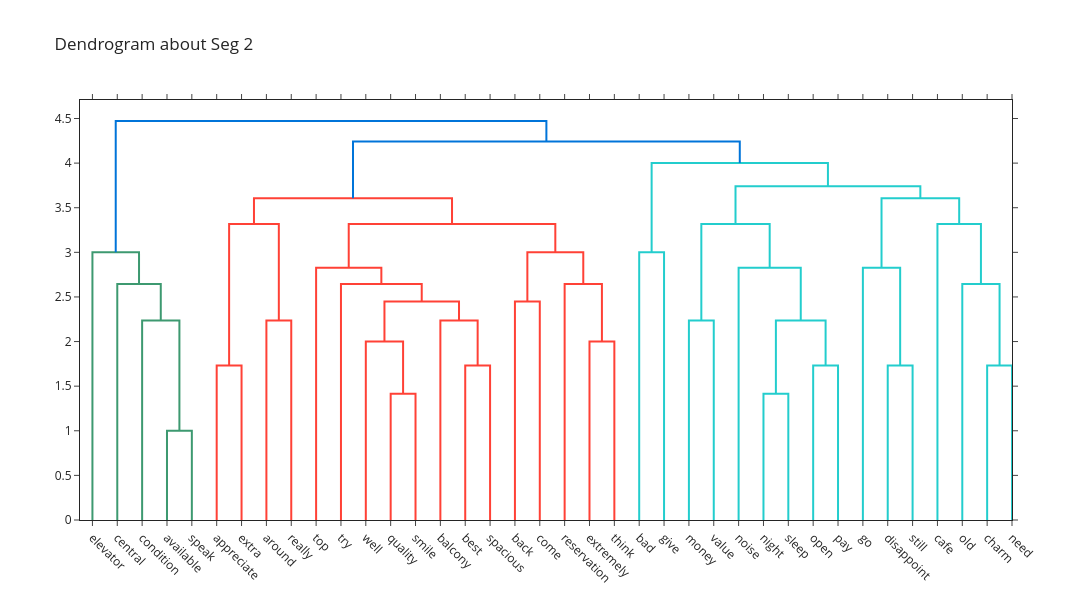

The notebook cell this image was saved under:
### Code cell
selector.visualize_topic_seg(2, k = 3, cut = 0.9).update_layout(width=1200, height=600, xaxis_tickangle = 45)

### Figure 1 — Plotly figure (JSON) as saved in the notebook; plotly's stock layout.template omitted (floating-point values rounded to 4 significant figures)
{"data": [{"hoverinfo": "text", "marker": {"color": "rgb(61,153,112)"}, "mode": "lines", "type": "scatter", "x": [35.0, 35.0, 45.0, 45.0], "xaxis": "x", "y": [0.0, 1.0, 1.0, 0.0], "yaxis": "y"}, {"hoverinfo": "text", "marker": {"color": "rgb(61,153,112)"}, "mode": "lines", "type": "scatter", "x": [25.0, 25.0, 40.0, 40.0], "xaxis": "x", "y": [0.0, 2.236, 2.236, 1.0], "yaxis": "y"}, {"hoverinfo": "text", "marker": {"color": "rgb(61,153,112)"}, "mode": "lines", "type": "scatter", "x": [15.0, 15.0, 32.5, 32.5], "xaxis": "x", "y": [0.0, 2.646, 2.646, 2.236], "yaxis": "y"}, {"hoverinfo": "text", "marker": {"color": "rgb(61,153,112)"}, "mode": "lines", "type": "scatter", "x": [5.0, 5.0, 23.75, 23.75], "xaxis": "x", "y": [0.0, 3.0, 3.0, 2.646], "yaxis": "y"}, {"hoverinfo": "text", "marker": {"color": "rgb(255,65,54)"}, "mode": "lines", "type": "scatter", "x": [55.0, 55.0, 65.0, 65.0], "xaxis": "x", "y": [0.0, 1.732, 1.732, 0.0], "yaxis": "y"}, {"hoverinfo": "text", "marker": {"color": "rgb(255,65,54)"}, "mode": "lines", "type": "scatter", "x": [75.0, 75.0, 85.0, 85.0], "xaxis": "x", "y": [0.0, 2.236, 2.236, 0.0], "yaxis": "y"}, {"hoverinfo": "text", "marker": {"color": "rgb(255,65,54)"}, "mode": "lines", "type": "scatter", "x": [60.0, 60.0, 80.0, 80.0], "xaxis": "x", "y": [1.732, 3.317, 3.317, 2.236], "yaxis": "y"}, {"hoverinfo": "text", "marker": {"color": "rgb(255,65,54)"}, "mode": "lines", "type": "scatter", "x": [125.0, 125.0, 135.0, 135.0], "xaxis": "x", "y": [0.0, 1.414, 1.414, 0.0], "yaxis": "y"}, {"hoverinfo": "text", "marker": {"color": "rgb(255,65,54)"}, "mode": "lines", "type": "scatter", "x": [115.0, 115.0, 130.0, 130.0], "xaxis": "x", "y": [0.0, 2.0, 2.0, 1.414], "yaxis": "y"}, {"hoverinfo": "text", "marker": {"color": "rgb(255,65,54)"}, "mode": "lines", "type": "scatter", "x": [155.0, 155.0, 165.0, 165.0], "xaxis": "x", "y": [0.0, 1.732, 1.732, 0.0], "yaxis": "y"}, {"hoverinfo": "text", "marker": {"color": "rgb(255,65,54)"}, "mode": "lines", "type": "scatter", "x": [145.0, 145.0, 160.0, 160.0], "xaxis": "x", "y": [0.0, 2.236, 2.236, 1.732], "yaxis": "y"}, {"hoverinfo": "text", "marker": {"color": "rgb(255,65,54)"}, "mode": "lines", "type": "scatter", "x": [122.5, 122.5, 152.5, 152.5], "xaxis": "x", "y": [2.0, 2.449, 2.449, 2.236], "yaxis": "y"}, {"hoverinfo": "text", "marker": {"color": "rgb(255,65,54)"}, "mode": "lines", "type": "scatter", "x": [105.0, 105.0, 137.5, 137.5], "xaxis": "x", "y": [0.0, 2.646, 2.646, 2.449], "yaxis": "y"}, {"hoverinfo": "text", "marker": {"color": "rgb(255,65,54)"}, "mode": "lines", "type": "scatter", "x": [95.0, 95.0, 121.2, 121.2], "xaxis": "x", "y": [0.0, 2.828, 2.828, 2.646], "yaxis": "y"}, {"hoverinfo": "text", "marker": {"color": "rgb(255,65,54)"}, "mode": "lines", "type": "scatter", "x": [175.0, 175.0, 185.0, 185.0], "xaxis": "x", "y": [0.0, 2.449, 2.449, 0.0], "yaxis": "y"}, {"hoverinfo": "text", "marker": {"color": "rgb(255,65,54)"}, "mode": "lines", "type": "scatter", "x": [205.0, 205.0, 215.0, 215.0], "xaxis": "x", "y": [0.0, 2.0, 2.0, 0.0], "yaxis": "y"}, {"hoverinfo": "text", "marker": {"color": "rgb(255,65,54)"}, "mode": "lines", "type": "scatter", "x": [195.0, 195.0, 210.0, 210.0], "xaxis": "x", "y": [0.0, 2.646, 2.646, 2.0], "yaxis": "y"}, {"hoverinfo": "text", "marker": {"color": "rgb(255,65,54)"}, "mode": "lines", "type": "scatter", "x": [180.0, 180.0, 202.5, 202.5], "xaxis": "x", "y": [2.449, 3.0, 3.0, 2.646], "yaxis": "y"}, {"hoverinfo": "text", "marker": {"color": "rgb(255,65,54)"}, "mode": "lines", "type": "scatter", "x": [108.1, 108.1, 191.2, 191.2], "xaxis": "x", "y": [2.828, 3.317, 3.317, 3.0], "yaxis": "y"}, {"hoverinfo": "text", "marker": {"color": "rgb(255,65,54)"}, "mode": "lines", "type": "scatter", "x": [70.0, 70.0, 149.7, 149.7], "xaxis": "x", "y": [3.317, 3.606, 3.606, 3.317], "yaxis": "y"}, {"hoverinfo": "text", "marker": {"color": "rgb(35,205,205)"}, "mode": "lines", "type": "scatter", "x": [225.0, 225.0, 235.0, 235.0], "xaxis": "x", "y": [0.0, 3.0, 3.0, 0.0], "yaxis": "y"}, {"hoverinfo": "text", "marker": {"color": "rgb(35,205,205)"}, "mode": "lines", "type": "scatter", "x": [245.0, 245.0, 255.0, 255.0], "xaxis": "x", "y": [0.0, 2.236, 2.236, 0.0], "yaxis": "y"}, {"hoverinfo": "text", "marker": {"color": "rgb(35,205,205)"}, "mode": "lines", "type": "scatter", "x": [275.0, 275.0, 285.0, 285.0], "xaxis": "x", "y": [0.0, 1.414, 1.414, 0.0], "yaxis": "y"}, {"hoverinfo": "text", "marker": {"color": "rgb(35,205,205)"}, "mode": "lines", "type": "scatter", "x": [295.0, 295.0, 305.0, 305.0], "xaxis": "x", "y": [0.0, 1.732, 1.732, 0.0], "yaxis": "y"}, {"hoverinfo": "text", "marker": {"color": "rgb(35,205,205)"}, "mode": "lines", "type": "scatter", "x": [280.0, 280.0, 300.0, 300.0], "xaxis": "x", "y": [1.414, 2.236, 2.236, 1.732], "yaxis": "y"}, {"hoverinfo": "text", "marker": {"color": "rgb(35,205,205)"}, "mode": "lines", "type": "scatter", "x": [265.0, 265.0, 290.0, 290.0], "xaxis": "x", "y": [0.0, 2.828, 2.828, 2.236], "yaxis": "y"}, {"hoverinfo": "text", "marker": {"color": "rgb(35,205,205)"}, "mode": "lines", "type": "scatter", "x": [250.0, 250.0, 277.5, 277.5], "xaxis": "x", "y": [2.236, 3.317, 3.317, 2.828], "yaxis": "y"}, {"hoverinfo": "text", "marker": {"color": "rgb(35,205,205)"}, "mode": "lines", "type": "scatter", "x": [325.0, 325.0, 335.0, 335.0], "xaxis": "x", "y": [0.0, 1.732, 1.732, 0.0], "yaxis": "y"}, {"hoverinfo": "text", "marker": {"color": "rgb(35,205,205)"}, "mode": "lines", "type": "scatter", "x": [315.0, 315.0, 330.0, 330.0], "xaxis": "x", "y": [0.0, 2.828, 2.828, 1.732], "yaxis": "y"}, {"hoverinfo": "text", "marker": {"color": "rgb(35,205,205)"}, "mode": "lines", "type": "scatter", "x": [365.0, 365.0, 375.0, 375.0], "xaxis": "x", "y": [0.0, 1.732, 1.732, 0.0], "yaxis": "y"}, {"hoverinfo": "text", "marker": {"color": "rgb(35,205,205)"}, "mode": "lines", "type": "scatter", "x": [355.0, 355.0, 370.0, 370.0], "xaxis": "x", "y": [0.0, 2.646, 2.646, 1.732], "yaxis": "y"}, {"hoverinfo": "text", "marker": {"color": "rgb(35,205,205)"}, "mode": "lines", "type": "scatter", "x": [345.0, 345.0, 362.5, 362.5], "xaxis": "x", "y": [0.0, 3.317, 3.317, 2.646], "yaxis": "y"}, {"hoverinfo": "text", "marker": {"color": "rgb(35,205,205)"}, "mode": "lines", "type": "scatter", "x": [322.5, 322.5, 353.8, 353.8], "xaxis": "x", "y": [2.828, 3.606, 3.606, 3.317], "yaxis": "y"}, {"hoverinfo": "text", "marker": {"color": "rgb(35,205,205)"}, "mode": "lines", "type": "scatter", "x": [263.8, 263.8, 338.1, 338.1], "xaxis": "x", "y": [3.317, 3.742, 3.742, 3.606], "yaxis": "y"}, {"hoverinfo": "text", "marker": {"color": "rgb(35,205,205)"}, "mode": "lines", "type": "scatter", "x": [230.0, 230.0, 300.9, 300.9], "xaxis": "x", "y": [3.0, 4.0, 4.0, 3.742], "yaxis": "y"}, {"hoverinfo": "text", "marker": {"color": "rgb(0,116,217)"}, "mode": "lines", "type": "scatter", "x": [109.8, 109.8, 265.5, 265.5], "xaxis": "x", "y": [3.606, 4.243, 4.243, 4.0], "yaxis": "y"}, {"hoverinfo": "text", "marker": {"color": "rgb(0,116,217)"}, "mode": "lines", "type": "scatter", "x": [14.38, 14.38, 187.7, 187.7], "xaxis": "x", "y": [3.0, 4.472, 4.472, 4.243], "yaxis": "y"}], "layout": {"autosize": false, "height": 600, "hovermode": "closest", "showlegend": false, "title": {"text": "Dendrogram about Seg 2"}, "width": 1200, "xaxis": {"mirror": "allticks", "rangemode": "tozero", "showgrid": false, "showline": true, "showticklabels": true, "tickangle": 45, "tickmode": "array", "ticks": "outside", "ticktext": ["elevator", "central", "condition", "available", "speak", "appreciate", "extra", "around", "really", "top", "try", "well", "quality", "smile", "balcony", "best", "spacious", "back", "come", "reservation", "extremely", "think", "bad", "give", "money", "value", "noise", "night", "sleep", "open", "pay", "go", "disappoint", "still", "cafe", "old", "charm", "need"], "tickvals": [5, 15, 25, 35, 45, 55, 65, 75, 85, 95, 105, 115, 125, 135, 145, 155, 165, 175, 185, 195, 205, 215, 225, 235, 245, 255, 265, 275, 285, 295, 305, 315, 325, 335, 345, 355, 365, 375], "type": "linear", "zeroline": false}, "yaxis": {"mirror": "allticks", "rangemode": "tozero", "showgrid": false, "showline": true, "showticklabels": true, "ticks": "outside", "type": "linear", "zeroline": false}}}
